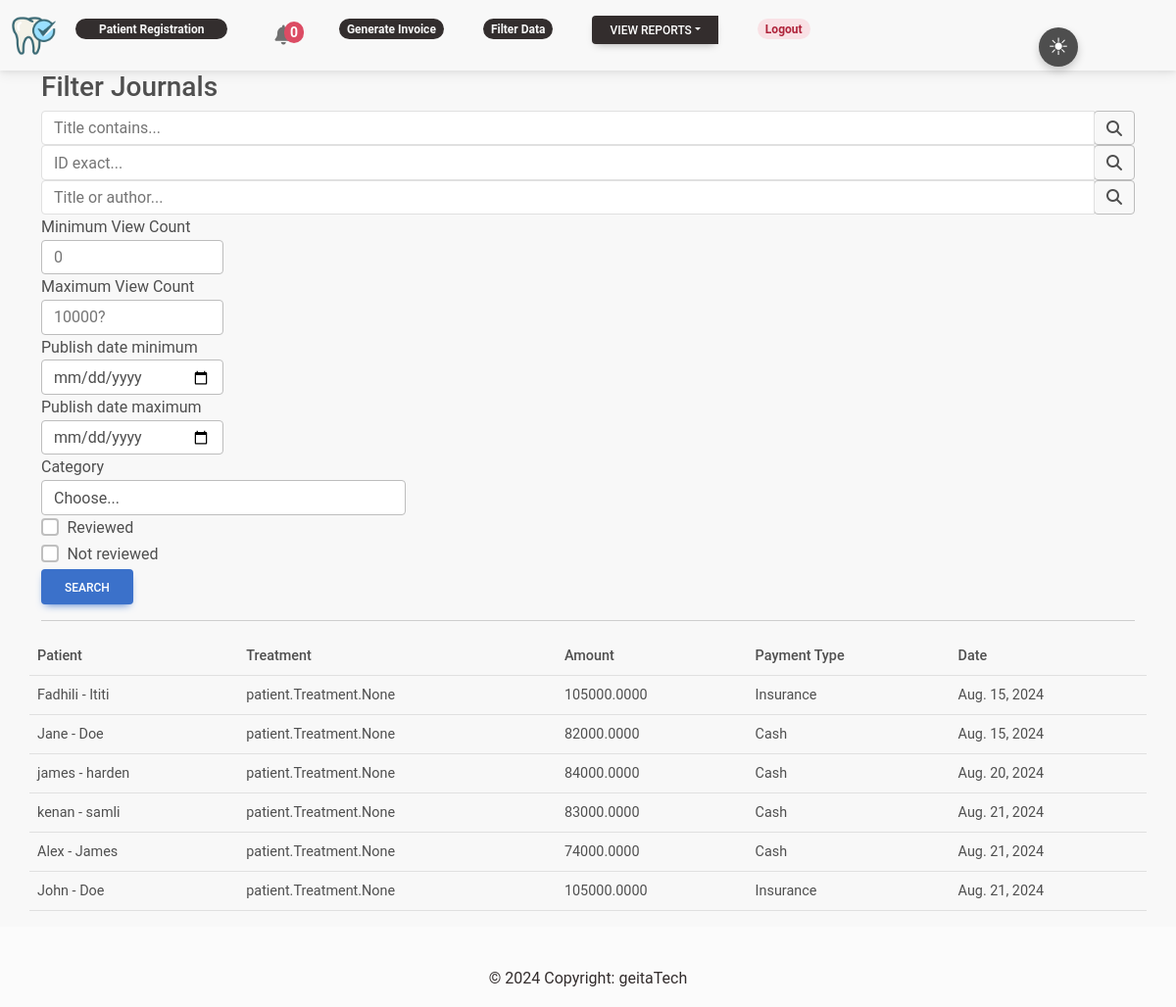
/filters (signed in), run on an earlier commit of the app's database.
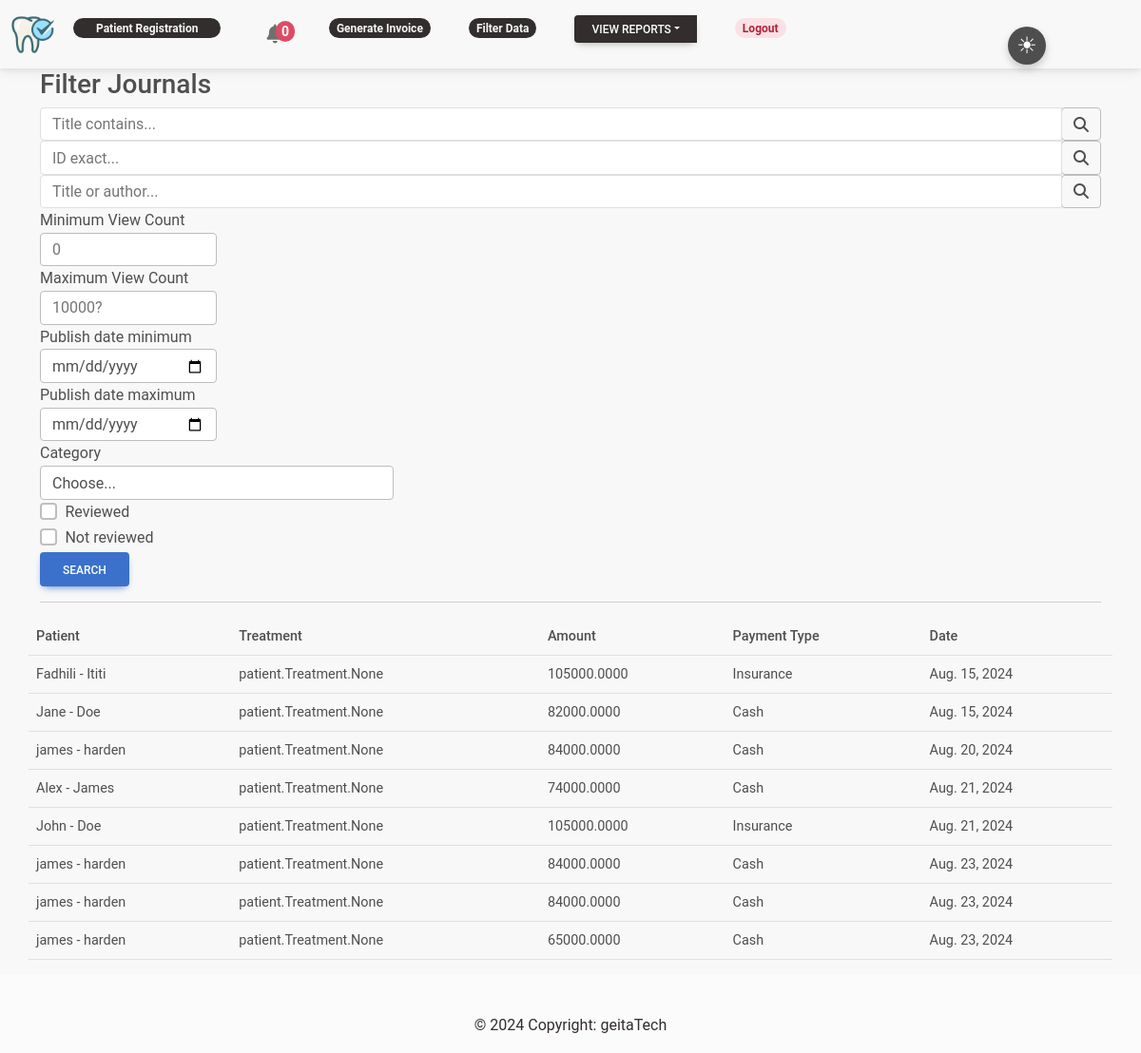
And on a later commit of the database.
### patient/models.py (models this page shows, shortened)
class MedicalHistory(models.Model):
    PERMANENT_TEETH_CHOICES = [
        ('18', '18'), ('17', '17'), ('16', '16'), ('15', '15'), ('14', '14'),
        ('13', '13'), ('12', '12'), ('11', '11'), ('21', '21'), ('22', '22'),
        ('23', '23'), ('24', '24'), ('25', '25'), ('26', '26'), ('27', '27'),
        ('28', '28'), ('48', '48'), ('47', '47'), ('46', '46'), ('45', '45'),
        ('44', '44'), ('43', '43'), ('42', '42'), ('41', '41'), ('31', '31'),
        ('32', '32'), ('33', '33'), ('34', '34'), ('35', '35'), ('36', '36'),
        ('37', '37'), ('38', '38')
    ]
    TEMPORARY_TEETH_CHOICES = [
        ('55', '55'), ('54', '54'), ('53', '53'), ('52', '52'), ('51', '51'),
        ('61', '61'), ('62', '62'), ('63', '63'), ('64', '64'), ('65', '65'),
        ('85', '85'), ('84', '84'), ('83', '83'), ('82', '82'), ('81', '81'),
        ('71', '71'), ('72', '72'), ('73', '73'), ('74', '74'), ('75', '75')
    ]
    patient = models.ForeignKey(Patient, on_delete=models.CASCADE,
                                related_name='patientmedicalhistory')
    history = models.CharField(max_length=255)
    review_of_systems = models.ManyToManyField(ReviewofSystem)
    examination = models.ManyToManyField(Examination)
    diagnosis = models.ManyToManyField(Diagnosis)
    investgation = models.ManyToManyField(Investgation)
    treatment = models.ManyToManyField(Treatment)
    medication = models.ManyToManyField(Medication)
    permanent_dentition = models.CharField(max_length=255, blank=True, null=True)
    temporary_dentition = models.CharField(max_length=255, blank=True, null=True)
    payment_type = models.ForeignKey(PaymentType, on_delete=models.CASCADE)
    follow_up_date = models.DateField(null=True, blank=True)
    notes = models.CharField(max_length=2000,blank=True)
    doctor = models.ForeignKey(Doctor, on_delete=models.PROTECT, null=True)
    treatment_discount = models.DecimalField(max_digits=5, decimal_places=2, default=0)
    investigation_discount = models.DecimalField(max_digits=5, decimal_places=2, default=0)
    medication_discount = models.DecimalField(max_digits=5, decimal_places=2, default=0)
    created_at = models.DateTimeField(auto_now_add=True)
    def calculate_total_price(self):
        total_price = 0
        if self.payment_type.name == "Insurance":
            for item in self.treatment.all():
                total_price += item.insurance_price * (1 - self.treatment_discount / 100)
            for item in self.investgation.all():
                total_price += item.insurance_price * (1 - self.investigation_discount / 100)
            for item in self.medication.all():
                total_price += item.insurance_price * (1 - self.medication_discount / 100)
        else:  # Cash payment
            for item in self.treatment.all():
                total_price += item.cash_price * (1 - self.treatment_discount / 100)
            for item in self.investgation.all():
                total_price += item.cash_price * (1 - self.investigation_discount / 100)
            for item in self.medication.all():
                total_price += item.cash_price * (1 - self.medication_discount / 100)
        return total_price
    class Meta:
        verbose_name_plural = 'Medical History'

class Patient(models.Model):
    GENDER = (
        ('M', 'Male'),
        ('F', 'Female')
    )
    PAYMENT_TYPE = (
        ('cash', 'Cash'),
        ('insurance', 'Insurance')
    )
    firstname = models.CharField(max_length=255)
    lastname = models.CharField(max_length=255)
    DOB = models.CharField(max_length=255, blank=True, null=True)
    address = models.CharField(max_length=255)
    phone_number = models.CharField(max_length=255)
    gender = models.CharField(max_length=255, choices=GENDER)
    weight = models.IntegerField(default=0)
    BPressure = models.CharField(max_length=255, blank=True, null=True)
    payment_type = models.CharField(max_length=10, choices=PAYMENT_TYPE, null=True)
    insurance_provider = models.CharField(max_length=255, blank=True, null=True)  # Optional field for insurance provider
    DOR = models.DateField(null=True)
    created_at = models.DateTimeField(auto_now_add=True)
    updated_at = models.DateTimeField(auto_now=True)
    def __str__(self):
        return f'{self.firstname} - {self.lastname}'

class PaymentType(models.Model):
    name = models.CharField(max_length=255)
    def __str__(self):
        return self.name

class Treatment(models.Model):
    name = models.CharField(max_length=255)
    cash_price = models.DecimalField(max_digits=10, decimal_places=2, null=True)
    insurance_price = models.DecimalField(max_digits=10, decimal_places=2, null=True)

class Investgation(models.Model):
    name = models.CharField(max_length=255)
    cash_price = models.DecimalField(max_digits=10, decimal_places=2, null=True)
    insurance_price = models.DecimalField(max_digits=10, decimal_places=2, null=True)

class Medication(models.Model):
    name = models.CharField(max_length=255)
    cash_price = models.DecimalField(max_digits=10, decimal_places=2, null=True)
    insurance_price = models.DecimalField(max_digits=10, decimal_places=2, null=True)

### patient/decorators.py (the view)
    def wrapper_function(request, *args, **kwargs):
        group = None
        if request.user.groups.exists():
                group = request.user.groups.all()[0].name
        if group =='receptionist':
            return redirect('register')
        if group =='doctor':
            return redirect('home')
        if group == 'admin':
            return view_func(request, *args, **kwargs)

### patient/template_context.py (called while the page is built)
def upcoming_follow_up_count(request):
    today = datetime.now().date()
    tomorrow = today + timedelta(days=1)
    upcoming_follow_up_count = MedicalHistory.objects.filter(follow_up_date=tomorrow).count()
    return {'upcoming_follow_up_count': upcoming_follow_up_count}

### patient/views.py (called while the page is built)
def is_valid_queryparam(param):
    return param != '' and param is not None

### patient/templates/filters.html (shortened to what this page needs)
{% extends 'base.html' %}
{% block content %}
<main role="main" class="container">
    <h3>Filter Journals</h3>
    <form method="GET" action=".">
      <div class="form-row">
          <div class="form-group col-12">
              <div class="input-group">
                  <input class="form-control py-2 border-right-0 border" type="search" name="title_contains" placeholder="Title contains..." />
                  <span class="input-group-append">
                      <div class="input-group-text bg-transparent">
                          <i class="fa fa-search"></i>
                      </div>
                  </span>
              </div>
          </div>
      </div>
      <div class="form-row">
          <div class="form-group col-12">
              <div class="input-group">
                  <input class="form-control py-2 border-right-0 border" type="search" name="id_exact" placeholder="ID exact..." />
                  <span class="input-group-append">
                      <div class="input-group-text bg-transparent">
                          <i class="fa fa-search"></i>
                      </div>
                  </span>
              </div>
          </div>
      </div>
      <div class="form-row">
          <div class="form-group col-12">
              <div class="input-group">
                  <input class="form-control py-2 border-right-0 border" type="search" name="title_or_author" placeholder="Title or author..." />
                  <span class="input-group-append">
                      <div class="input-group-text bg-transparent">
                          <i class="fa fa-search"></i>
                      </div>
                  </span>
              </div>
          </div>
      </div>
      <div class="form-row">
        <div class="form-group col-md-2 col-lg-2">
          <label for="viewCountMin">Minimum View Count</label>
          <input type="number" min=0 class="form-control" id="viewCountMin" placeholder="0" name="view_count_min">
        </div>
        <div class="form-group col-md-2 col-lg-2">
          <label for="viewCountMax">Maximum View Count</label>
          <input type="number" min=0 class="form-control" id="viewCountMax" placeholder="10000?" name="view_count_max">
        </div>
        <div class="form-group col-md-2 col-lg-2">
          <label for="publishDateMin">Publish date minimum</label>
          <input type="date" class="form-control" id="publishDateMin" name="date_min">
        </div>
        <div class="form-group col-md-2 col-lg-2">
          <label for="publishDateMax">Publish date maximum</label>
          <input type="date" class="form-control" id="publishDateMax" name="date_max">
        </div>
        <div class="form-group col-md-4">
          <label for="category">Category</label>
          <select id="category" class="form-control" name="category">
            <option selected>Choose...</option>
          </select>
        </div>
      </div>
      <div class="form-group">
        <div class="form-check">
          <input class="form-check-input" type="checkbox" id="reviewed" name="reviewed">
          <label class="form-check-label" for="reviewed">
            Reviewed
          </label>
        </div>
      </div>
      <div class="form-group">
        <div class="form-check">
          <input class="form-check-input" type="checkbox" id="notReviewed" name="notReviewed">
          <label class="form-check-label" for="notReviewed">
            Not reviewed
          </label>
        </div>
      </div>
      <button type="submit" class="btn btn-primary">Search</button>
    </form>
    <hr />
    <div class="row">
        <table class="table table-sm">
            <thead>
                <tr>
                    <th>Patient</th>
                    <th>Treatment</th>
                    <th>Amount</th>
                    <th>Payment Type</th>
                    <th>Date</th>
                </tr>
            </thead>
            <tbody>
                {% for record in queryset %}
                    <tr>
                        <td>{{ record.patient }}</td>
                        <td>{{ record.treatment }}</td>
                        <td>{{ record.calculate_total_price }}</td>
                        <td>{{ record.payment_type }}</td>
                        <td>{{ record.created_at|date }}</td>
                    </tr>
                {% endfor %}
            </tbody>
        </table>
    </div>
  </main>
{% endblock content %}

### patient/templates/base.html (shortened to what this page needs)
{% load static %}
<!doctype html>
<html lang="en">
  <head>
    <link rel="stylesheet" href="{% static 'css/mdb.min.css' %}">
    <link rel="stylesheet" href="{% static 'css/color_switch.css' %}">
    <link rel="stylesheet" href="https://cdnjs.cloudflare.com/ajax/libs/font-awesome/6.4.0/css/all.min.css" />
  </head>
  <body>
<nav class="navbar navbar-expand-lg">
  <div class="container-fluid">
    <div class="collapse navbar-collapse" id="navbarSupportedContent">
      <a class="navbar-brand mt-2 mt-lg-0" href="/">
        <img
          src="/media/2185051_dentist_dentistry_medical_oral_hygiene_tooth_icon_7VPLBN5.png"
          height="45"
          alt="App Logo"
          loading="lazy"
        />
      </a>
      <ul class="navbar-nav me-auto mb-2 mb-lg-0">
      {% if request.user.is_authenticated %}
        <li class="nav-item">
          <a class="nav-link nav-smaller-bold badge rounded-pill badge-dark px-4" href="{% url 'register' %}">Patient Registration</a>
        </li>
        <li class="nav-item">
          <a class="nav-link" href="{% url 'upcoming_follow_up' %}">
            <span class="badge rounded-pill badge-notification bg-danger {% if upcoming_follow_up_count > 0 %}shake-animation{% endif %}" style="font-size: 14px; padding: 4px 6px;">
                {% if upcoming_follow_up_count > 0 %}
                    {{ upcoming_follow_up_count }}
                {% else %}
                    0
                {% endif %}
            </span>
        </a>
        </li>
        {% for group in user.groups.all %}
        {% if group.name == 'admin' %}
        <li class="nav-item">
          <a class="nav-link nav-smaller-bold badge rounded-pill badge-dark" href="{% url 'history' %}">Generate Invoice</a>
        </li>
        <li class="nav-item">
          <a class="nav-link nav-smaller-bold badge rounded-pill badge-dark" href="{% url 'filtered' %}">Filter Data</a>
        </li>
    <li class="nav-item">
      <div class="btn-group">
        <button type="button" class="btn btn-sm btn-dark dropdown-toggle dropdown-toggle-split" data-mdb-toggle="dropdown" aria-expanded="false">
          View Reports
        </button>
        </li>
        {% endif %}
        {% endfor %}
      </ul>
    </div>
    <li class="nav-item">
      <a class="nav-link nav-smaller-bold badge rounded-pill badge-danger" href="{% url 'logout' %}">Logout</a>
    </li>
  {% else %}
  <li class="nav-item">
    <a class="nav-link nav-smaller-bold badge rounded-pill badge-primary" href="{% url 'login' %}">Login</a>
  </li>
  {% endif %}
    </div>
</nav>
      <div class="container">
        <div class="toggle-icon float-start" onclick="toggleMode()">
            <span id="light-icon">&#9728;</span>
        </div>
    </div>
    {% block content %}
    {% endblock content %}
    <footer class="bg-light text-center text-white">
      <div class="container p-4 pb-0">
      </div>
      <div class="text-center p-3 text-dark" style="background-color: rgba(0, 0, 0, 0);">
        © 2024 Copyright:
        <a class="text-dark" href="">geitaTech</a>
      </div>
    </footer>
  </body>
</html>

### static/css/color_switch.css (style rules this page uses)
body { background-color: #f8f8f8; }
.toggle-icon { position: absolute; top: 28px; right: 100px; cursor: pointer; font-size: 24px; z-index: 2; width: 40px; height: 40px; border-radius: 50%; background-color: #4E4E4E; display: flex; align-items: center; justify-content: center; box-shadow: 0 4px 8px rgba(0, 0, 0, 0.2); }
#light-icon { color: #ffffff; }
body:not(.dark-mode) #light-icon { display: inline; }

### patient/templates/base.html (style rules this page uses)
nav ul li { list-style:none; display:inline-block; margin-right:40px; }

What changed in the data, as far as the page shows it:
removed MedicalHistory: patient "kenan - samli", treatment "patient.Treatment.None", calculate_total_price "83000.0000", payment_type "Cash", created_at "Aug. 21, 2024"
added MedicalHistory: patient "james - harden", treatment "patient.Treatment.None", calculate_total_price "84000.0000", payment_type "Cash", created_at "Aug. 23, 2024"
added MedicalHistory: patient "james - harden", treatment "patient.Treatment.None", calculate_total_price "84000.0000", payment_type "Cash", created_at "Aug. 23, 2024"
added MedicalHistory: patient "james - harden", treatment "patient.Treatment.None", calculate_total_price "65000.0000", payment_type "Cash", created_at "Aug. 23, 2024"
